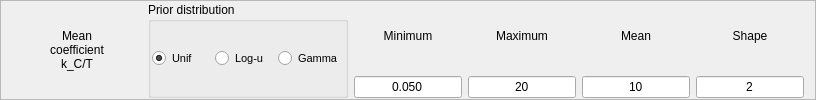
         <widget class="QFrame" name="thirdFrame">
          <property name="maximumSize">
           <size>
            <width>16777215</width>
            <height>100</height>
           </size>
          </property>
          <property name="frameShape">
           <enum>QFrame::StyledPanel</enum>
          </property>
          <property name="frameShadow">
           <enum>QFrame::Raised</enum>
          </property>
          <layout class="QHBoxLayout" name="horizontalLayout_2">
           <property name="topMargin">
            <number>1</number>
           </property>
           <property name="bottomMargin">
            <number>1</number>
           </property>
           <item>
            <widget class="QLabel" name="label_3">
             <property name="minimumSize">
              <size>
               <width>130</width>
               <height>0</height>
              </size>
             </property>
             <property name="maximumSize">
              <size>
               <width>130</width>
               <height>16777215</height>
              </size>
             </property>
             <property name="font">
              <font>
               <pointsize>9</pointsize>
              </font>
             </property>
             <property name="text">
              <string>Mean
coefficient
k_C/T</string>
             </property>
             <property name="alignment">
              <set>Qt::AlignCenter</set>
             </property>
            </widget>
           </item>
           <item>
            <widget class="QGroupBox" name="groupBox">
             <property name="minimumSize">
              <size>
               <width>200</width>
               <height>0</height>
              </size>
             </property>
             <property name="maximumSize">
              <size>
               <width>200</width>
               <height>16777215</height>
              </size>
             </property>
             <property name="title">
              <string>Prior distribution</string>
             </property>
             <layout class="QHBoxLayout" name="horizontalLayout">
              <property name="spacing">
               <number>1</number>
              </property>
              <property name="leftMargin">
               <number>1</number>
              </property>
              <property name="rightMargin">
               <number>1</number>
              </property>
              <item>
               <widget class="QRadioButton" name="mc1UnifRadio">
                <property name="font">
                 <font>
                  <pointsize>8</pointsize>
                 </font>
                </property>
                <property name="text">
                 <string>Unif</string>
                </property>
                <property name="checked">
                 <bool>true</bool>
                </property>
               </widget>
              </item>
              <item>
               <widget class="QRadioButton" name="mc1LogRadio">
                <property name="font">
                 <font>
                  <pointsize>8</pointsize>
                 </font>
                </property>
                <property name="text">
                 <string>Log-u</string>
                </property>
               </widget>
              </item>
              <item>
               <widget class="QRadioButton" name="mc1GammaRadio">
                <property name="font">
                 <font>
                  <pointsize>8</pointsize>
                 </font>
                </property>
                <property name="text">
                 <string>Gamma</string>
                </property>
               </widget>
              </item>
             </layout>
            </widget>
           </item>
           <item>
            <layout class="QVBoxLayout" name="verticalLayout">
             <item>
              <widget class="QLabel" name="label_4">
               <property name="maximumSize">
                <size>
                 <width>16777215</width>
                 <height>16777215</height>
                </size>
               </property>
               <property name="text">
                <string>Minimum</string>
               </property>
               <property name="alignment">
                <set>Qt::AlignCenter</set>
               </property>
              </widget>
             </item>
             <item>
              <widget class="QLineEdit" name="mc1MinEdit">
               <property name="maximumSize">
                <size>
                 <width>16777215</width>
                 <height>16777215</height>
                </size>
               </property>
               <property name="text">
                <string>0.050</string>
               </property>
               <property name="alignment">
                <set>Qt::AlignCenter</set>
               </property>
              </widget>
             </item>
            </layout>
           </item>
           <item>
            <layout class="QVBoxLayout" name="verticalLayout_2">
             <item>
              <widget class="QLabel" name="label_5">
               <property name="maximumSize">
                <size>
                 <width>16777215</width>
                 <height>16777215</height>
                </size>
               </property>
               <property name="text">
                <string>Maximum</string>
               </property>
               <property name="alignment">
                <set>Qt::AlignCenter</set>
               </property>
              </widget>
             </item>
             <item>
              <widget class="QLineEdit" name="mc1MaxEdit">
               <property name="maximumSize">
                <size>
                 <width>16777215</width>
                 <height>16777215</height>
                </size>
               </property>
               <property name="text">
                <string>20</string>
               </property>
               <property name="alignment">
                <set>Qt::AlignCenter</set>
               </property>
              </widget>
             </item>
            </layout>
           </item>
           <item>
            <layout class="QVBoxLayout" name="verticalLayout_3">
             <item>
              <widget class="QLabel" name="label_7">
               <property name="maximumSize">
                <size>
                 <width>16777215</width>
                 <height>16777215</height>
                </size>
               </property>
               <property name="text">
                <string>Mean</string>
               </property>
               <property name="alignment">
                <set>Qt::AlignCenter</set>
               </property>
              </widget>
             </item>
             <item>
              <widget class="QLineEdit" name="mc1MeanEdit">
               <property name="maximumSize">
                <size>
                 <width>16777215</width>
                 <height>16777215</height>
                </size>
               </property>
               <property name="text">
                <string>10</string>
               </property>
               <property name="alignment">
                <set>Qt::AlignCenter</set>
               </property>
              </widget>
             </item>
            </layout>
           </item>
           <item>
            <layout class="QVBoxLayout" name="verticalLayout_4">
             <item>
              <widget class="QLabel" name="label_6">
               <property name="maximumSize">
                <size>
                 <width>16777215</width>
                 <height>16777215</height>
                </size>
               </property>
               <property name="text">
                <string>Shape</string>
               </property>
               <property name="alignment">
                <set>Qt::AlignCenter</set>
               </property>
              </widget>
             </item>
             <item>
              <widget class="QLineEdit" name="mc1ShapeEdit">
               <property name="maximumSize">
                <size>
                 <width>16777215</width>
                 <height>16777215</height>
                </size>
               </property>
               <property name="text">
                <string>2</string>
               </property>
               <property name="alignment">
                <set>Qt::AlignCenter</set>
               </property>
              </widget>
             </item>
            </layout>
           </item>
          </layout>
         </widget>
